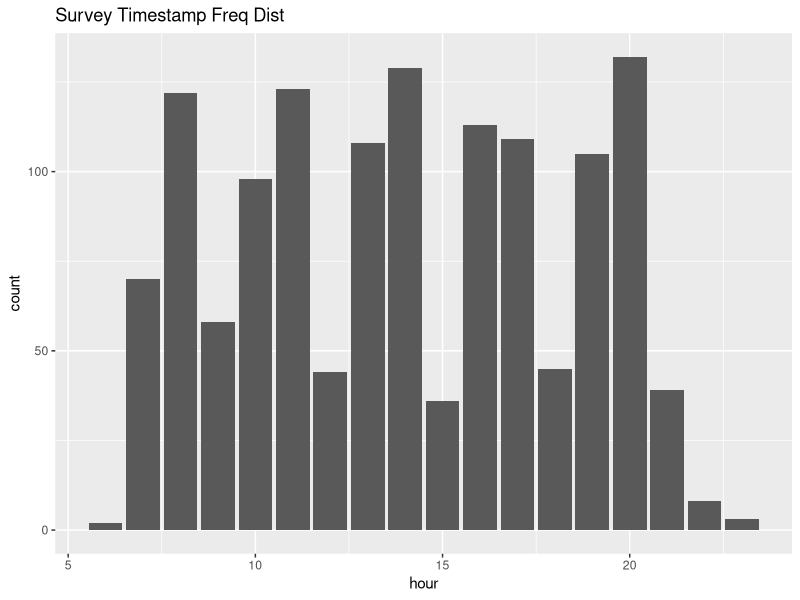
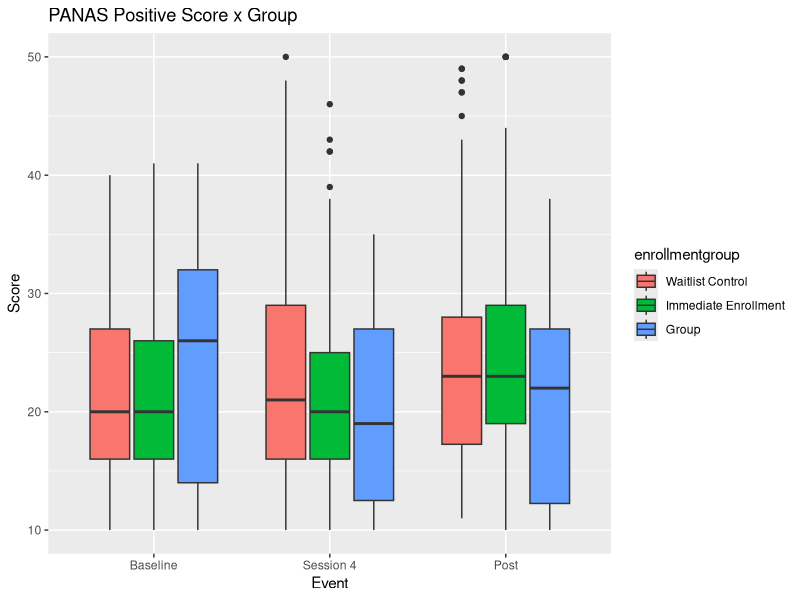
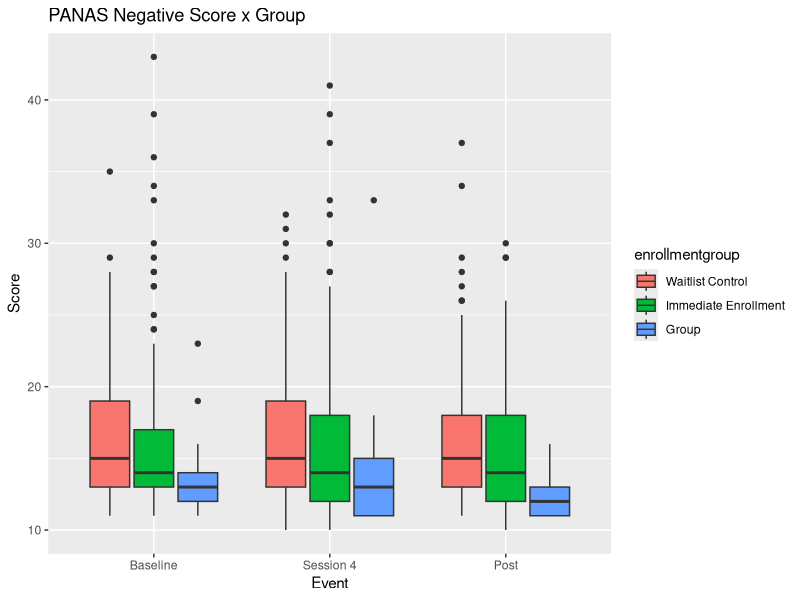
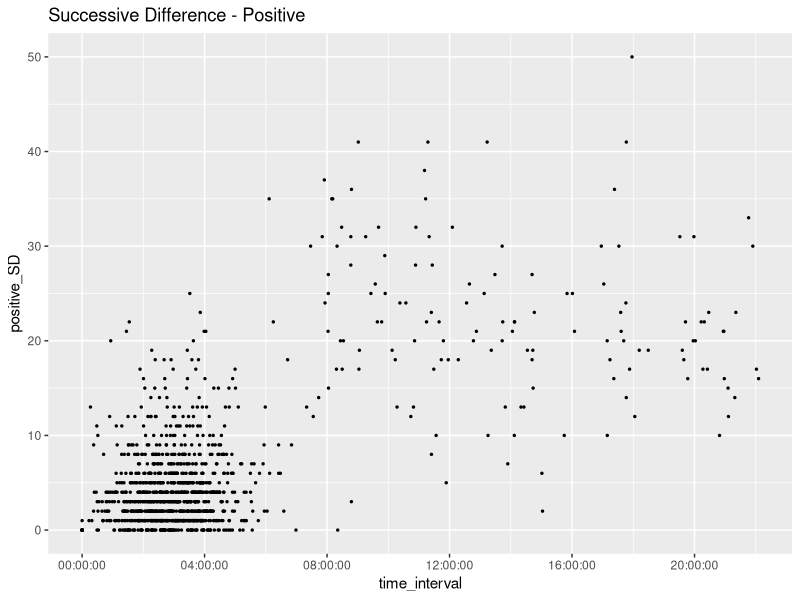
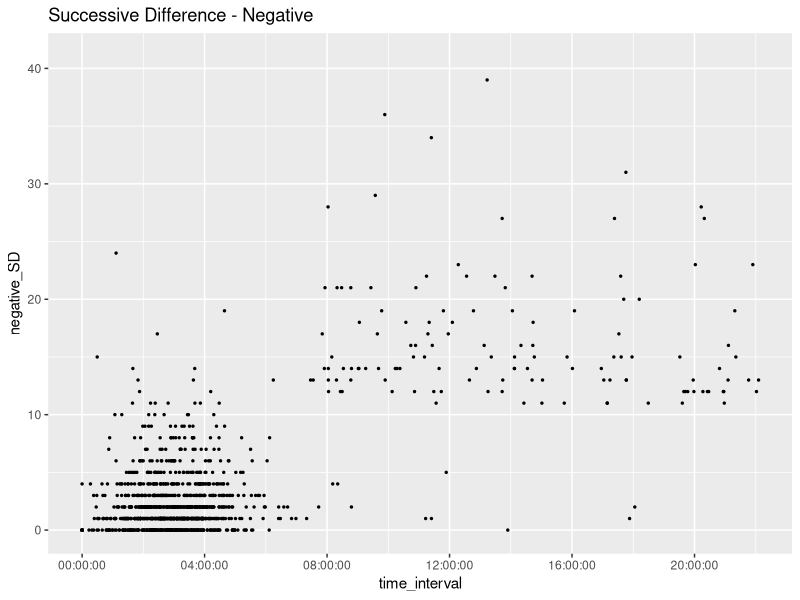

Source code (R) for these figures, in order: (Note: this script raises an error after producing the figures.)
## ---- chunk 1
library(tidyverse) #data wrangling
library(dplyr) # data wrangling
library(ggpubr) # plotting
library(readr) # read_csv
library(psych) # psych statistics - MSSD
library(lme4) # mixed models
## ---- chunk 2
EMAdata <- read_csv("20230214_EMAData.csv")
View(EMAdata)
## ---- chunk 3
#transform variables to factor
EMAdata$id <- as.factor(EMAdata$id)
EMAdata$event <- as.factor(EMAdata$event) 
levels(EMAdata$event) <- c("Baseline", "Session 4", "Post")
EMAdata$enrollmentgroup <- as.factor(EMAdata$enrollmentgroup) 
levels(EMAdata$enrollmentgroup) <- c("Waitlist Control", "Immediate Enrollment", "Group")
## ---- chunk 4
#create dataframe of missing instances (completed = 0)
missingdata <- filter(EMAdata, completed == '0')
## ---- chunk 5
#create table of n missing: event x group
missing_instance <- matrix(0, 4,4)

colnames(missing_instance) <- c("Baseline", "Session4", "Post", "Total")
rownames(missing_instance) <- c("WLC", "IE", "Group", "Total")
## ---- chunk 6
missing_instance[1,1] <- length(which(missingdata$event == "baseline" & missingdata$enrollmentgroup == "0"))
missing_instance[2,1] <- length(which(missingdata$event == "baseline" & missingdata$enrollmentgroup == "1"))
missing_instance[3,1] <- length(which(missingdata$event == "baseline" & missingdata$enrollmentgroup == "2"))
missing_instance[1,2] <- length(which(missingdata$event == "session4" & missingdata$enrollmentgroup == "0"))
missing_instance[2,2] <- length(which(missingdata$event == "session4" & missingdata$enrollmentgroup == "1"))
missing_instance[3,2] <- length(which(missingdata$event == "session4" & missingdata$enrollmentgroup == "2"))
missing_instance[1,3] <- length(which(missingdata$event == "post" & missingdata$enrollmentgroup == "0"))
missing_instance[2,3] <- length(which(missingdata$event == "post" & missingdata$enrollmentgroup == "1"))
missing_instance[3,3] <- length(which(missingdata$event == "post" & missingdata$enrollmentgroup == "2"))

missing_instance[1,4] <- length(which(missingdata$enrollmentgroup == "0"))
missing_instance[2,4] <- length(which(missingdata$enrollmentgroup == "1"))
missing_instance[3,4] <- length(which(missingdata$enrollmentgroup == "2"))

missing_instance[4,1] <- length(which(missingdata$event == "baseline"))
missing_instance[4,2] <- length(which(missingdata$event == "session4"))
missing_instance[4,3] <- length(which(missingdata$event == "post"))
missing_instance[4,4] <- missing_instance[4,1] + missing_instance[4,2] + missing_instance[4,3]
## ---- chunk 7
#create dataframe of missing items (completed =1, N/A on at least 1 item)
missingitems <- filter(EMAdata, completed == "1" & (is.na(positive_score) | is.na(negative_score))) #n=9

view(missingitems)
## ---- chunk 8
#impute missing items using the average of other neg/pos items
## create function

#function inputs: ID, EVENT, INSTANCE
itemavg <- function(ID, EVENT, INSTANCE){

  # row from id, event, instance
  r <- which(EMAdata$id == ID & EMAdata$event == EVENT & EMAdata$instance == INSTANCE)  
  
  positems <- c()
  negitems <- c()

  #positive items: 1, 3, 5, 9, 10, 12, 14, 16, 17, 19
  positems <- append(positems, as.integer(EMAdata[r,15])) #posq1
  positems <- append(positems, as.integer(EMAdata[r,17])) #posq3
  positems <- append(positems, as.integer(EMAdata[r,19]))#posq5
  positems <- append(positems, as.integer(EMAdata[r,23]))#posq9
  positems <- append(positems, as.integer(EMAdata[r,24])) #posq10
  positems <- append(positems, as.integer(EMAdata[r,26])) #posq12
  positems <- append(positems, as.integer(EMAdata[r,28])) #posq14
  positems <- append(positems, as.integer(EMAdata[r,30])) #posq16
  positems <- append(positems, as.integer(EMAdata[r,31])) #posq17
  positems <- append(positems, as.integer(EMAdata[r,33])) #posq19

  posavg <- mean(positems, na.rm=TRUE)

  #negative items: 2, 4, 6, 7, 8, 11, 13, 15, 18, 20
  negitems <- append(negitems,  as.integer(EMAdata[r,16])) #negq2
  negitems <- append(negitems, as.integer(EMAdata[r,18])) #negq4
  negitems <- append(negitems, as.integer(EMAdata[r,20])) #negq6
  negitems <- append(negitems, as.integer(EMAdata[r,21])) #negq7
  negitems <- append(negitems, as.integer(EMAdata[r,22])) #negq8
  negitems <- append(negitems, as.integer(EMAdata[r,25])) #negq11
  negitems <- append(negitems, as.integer(EMAdata[r,27])) #negq13
  negitems <- append(negitems, as.integer(EMAdata[r,29])) #negq15
  negitems <- append(negitems, as.integer(EMAdata[r,32])) #negq18
  negitems <- append(negitems, as.integer(EMAdata[r,34])) #negq20
  
  negavg <- mean(negitems, na.rm=TRUE)
  
  #output posavg, negavg
  out <- list(r, posavg, negavg)
  
  return(out)
}  
## ---- chunk 9
#add all positive items
posscore <- function(r){
  score <- as.integer(EMAdata[r, 15]) + as.integer(EMAdata[r, 17]) + 
    as.integer(EMAdata[r, 19]) + as.integer(EMAdata[r, 23]) +
    as.integer(EMAdata[r, 24]) + as.integer(EMAdata[r, 26]) + 
    as.integer(EMAdata[r, 28]) + as.integer(EMAdata[r, 30]) + 
    as.integer(EMAdata[r, 31]) + as.integer(EMAdata[r, 33])
  
  return(score)
}

#add all negative items  
negscore <- function(r){
  score <- as.integer(EMAdata[r, 16]) + as.integer(EMAdata[r, 18]) + 
    as.integer(EMAdata[r, 20]) + as.integer(EMAdata[r, 21]) +
    as.integer(EMAdata[r, 22]) + as.integer(EMAdata[r, 25]) + 
    as.integer(EMAdata[r, 27]) + as.integer(EMAdata[r, 29]) + 
    as.integer(EMAdata[r, 32]) + as.integer(EMAdata[r, 34])
  
  return(score)
}
  
## ---- chunk 10
#12015 session 4:8
out<- itemavg("12015", "Session 4", 8)
EMAdata[23, 17] <- out[2] #posq3 
EMAdata[23, 23] <- out[2] #posq9 
EMAdata[23,11] <- posscore(23) #positive score

#12015 session4: 12
out<- itemavg("12015", "Session 4", 12)
EMAdata[27, 25] <- out[3] #negq11
EMAdata[27,12] <- negscore(27) #negative score

#12017 post: 3
out <- itemavg("12017", "Post", 3)
EMAdata[123, 30] <- out[2] #posq16
EMAdata[123, 11] <- posscore(123)

#12027 baseline:2
out <- itemavg("12027", "Baseline", 2)
EMAdata[542, 28] <- out[2] #posq14
EMAdata[542, 11] <- posscore(542)

#12027 session4:12
out <- itemavg("12027", "Session 4", 12)
EMAdata[567, 22] <- out[3] #neg8
EMAdata[567, 27] <- out[3] #neg13
EMAdata[567,12] <- negscore(567)

#12033 baseline:15
out<- itemavg("12033", "Baseline", 15)
EMAdata[810, 24] <- out[2] #pos10
EMAdata[810, 11] <- posscore(810)

#12033 session4:11
out<- itemavg("12033", "Session 4", 11)
EMAdata[821, 30] <- out[2] #posq16
EMAdata[821, 11] <- posscore(821)

#12039 post:2
out<- itemavg("12039", "Post", 2)
EMAdata[1097, 31] <- out[2] #posq17
EMAdata[1097,11] <- posscore(1097)

#12039 post:3
out<- itemavg("12039", "Post", 3)
EMAdata[1098, 28] <- out[2] #posq14
EMAdata[1098, 34] <- out[3] #neg20
EMAdata[1098, 11] <- posscore(1098)
EMAdata[1098, 12] <- negscore(1098)
## ---- chunk 11
#check missing items (completed =1, N/A on at least 1 item)
missingitems <- filter(EMAdata, completed == "1" & (is.na(positive_score) | is.na(negative_score))) #n=9

view(missingitems)
## ---- chunk 12
#create dataframe of id x completion
compliance_rate <- matrix(0, 35, 3)

colnames(compliance_rate) <- c("Group", "Completed", "ComplianceRate")
id_names <- c("12015", "12016", "12017", "12018", "12019", "12020","12021", "12022", "12023", "12024","12025", "12026", "12027", "12028", "12029", "12030", "12031", "12032", "12033", "12034", "12035", "12036", "12037", "12038", "12039", "12040", "12041","12043", "12044", "12045", "12048","12050", "12055","12056", "12057")
rownames(compliance_rate) <- id_names
## ---- chunk 13
#fill matrix col 1 with enrollment group
r = 1
n = 1

for(n in 1:35){
  ind <- which(EMAdata$id == id_names[n])
  compliance_rate[r,1] <- EMAdata$enrollmentgroup[ind[1]]
  r <- r + 1
  n <- n + 1
}

## ---- chunk 14
#fill matrix col 2 with n completed by id
r = 1
n = 1

for(n in 1:35){
  compliance_rate[r,2] <- length(which(EMAdata$id == id_names[n]))
  r <- r + 1
  n <- n + 1
  }
## ---- chunk 15
#fill matrix col 3 with compliance rate
r = 1
n = 1

for (n in 1:35){
  compliance_rate[r, 3] <- compliance_rate[r, 2]/45
  r <- r + 1
  n <- n + 1
}
## ---- chunk 16
#output min and max values
max <- which(compliance_rate == max(compliance_rate[,3]), arr.ind=TRUE)
min <- which(compliance_rate == min(compliance_rate[,3]), arr.ind=TRUE)

print(paste("Maximum compliance rate:", compliance_rate[max[1]]))
print(paste("Minimum compliance rate:", compliance_rate[min]))
## ---- chunk 17
library(lubridate)

EMAdata %>%
  mutate(hour = hour(time_participant)) %>%
  ggplot(aes(x=hour)) + geom_bar() +
  ggtitle("Survey Timestamp Freq Dist")

#? - how to change x axis ticks+labels
## ---- chunk 18
summarise_at(EMAdata, vars(positive_score, negative_score), list(mean=mean, sd=sd), na.rm=TRUE)
## ---- chunk 19
#group by event
EMAdata%>%
  group_by(event) %>%
  summarise_at(vars(positive_score, negative_score), list(mean=mean, sd=sd), na.rm=TRUE)
## ---- chunk 20
#group by enrollment
EMAdata%>%
  group_by(enrollmentgroup) %>%
  summarise_at(vars(positive_score, negative_score), list(mean=mean, sd=sd), na.rm=TRUE)
## ---- chunk 21
#create grouped boxplot - positive

ggplot(EMAdata, aes(x=event, y=positive_score, fill=enrollmentgroup)) + 
  geom_boxplot() + xlab("Event") + ylab("Score") +
  ggtitle("PANAS Positive Score x Group")
## ---- chunk 22
#create grouped boxplot - negative

ggplot(EMAdata, aes(x=event, y=negative_score, fill=enrollmentgroup)) + 
  geom_boxplot() + xlab("Event") + ylab("Score") +
  ggtitle("PANAS Negative Score x Group")
## ---- chunk 23
withinday <- EMAdata[,c('id', 'event', 'day', 'instance', 'enrollmentgroup', 'time_interval', 'positive_score', 'negative_score', "positive_SD","negative_SD")]
## ---- chunk 24
#convert time_interval from h:m:s to minutes
withinday$time_interval_min <- hour(withinday$time_interval)*60 + minute(withinday$time_interval)

withinday <- withinday %>%
  relocate("time_interval_min", .after="time_interval")
## ---- chunk 25
# scatter plot of ASD x time interval (hour)
ggplot(withinday, aes(x = time_interval, y=positive_SD)) + geom_point(size = 0.5) +
  ggtitle("Successive Difference - Positive")
  
ggplot(withinday, aes(x = time_interval, y=negative_SD)) + geom_point(size = 0.5) +
  ggtitle("Successive Difference - Negative")
## ---- chunk 26
pos_ASD <- vector()

for(i in 1:1342){
  pos_ASD <- append(pos_ASD, c(withinday$positive_SD[i] / withinday$time_interval_min[i]))
  
  i = i + 1
}

head(pos_ASD)
## ---- chunk 27
#create positive ASD variable
withinday$positive_ASD <- pos_ASD
## ---- chunk 28
neg_ASD <- vector()

for(i in 1:1342){
  neg_ASD <- append(neg_ASD, c(withinday$negative_SD[i] / withinday$time_interval_min[i]))
  
  i = i + 1
}

head(neg_ASD)
## ---- chunk 29
#create negative ASD variable
withinday$negative_ASD <- neg_ASD
## ---- chunk 30
# scatter plot of ASD x time interval (hour)
ggplot(withinday, aes(x = time_interval, y=positive_ASD)) + geom_point(size = 0.5) +
  ggtitle("Adj. Successive Difference - Positive")
  
ggplot(withinday, aes(x = time_interval, y=negative_ASD)) + geom_point(size = 0.5) +
  ggtitle("Adj. Successive Difference - Negative")
## ---- chunk 31
#initialize matrix
betweenday <- EMAdata[,c('id', 'event', 'day', 'instance', 'enrollmentgroup')]

betweenday$positive_mean <- 0
betweenday$negative_mean <- 0
## ---- chunk 32
#reformat  
x = 1

for (x in 1:15){
  if(x != 1 & x != 6 & x != 11){
    betweenday <- betweenday[!(betweenday$instance == x),]
  }
  x = x + 1
}
## ---- chunk 33
#fill positive mean

r = 1
mean_vec <- vector()

for(r in 1:35){ #number of ids
  
  d = 1
  
  for(d in 1:9){ #number of days
      
    x = 1
    score <- vector()
    
    score_i <- which(EMAdata$day == d & EMAdata$id == id_names[r])
      
    for(x in 1:length(score_i)){
      
      score <- append(score, c(EMAdata$positive_score[score_i[x]]))
      
    x = x + 1
    }
      
    score_mean <- round((mean(score, na.rm = TRUE)), digits = 2)
    if(is.nan(score_mean)) {score_mean <- NA} 
      
    mean_vec <- append(mean_vec, c(score_mean))
      
  d = d + 1
  }
r = r + 1
}

i = 1

for(i in 1:272){
  betweenday$positive_mean[i] <- mean_vec[i]
}
## ---- chunk 34
#fill negative mean
i = 1
r = 1

mean_vec <- vector()

for(r in 1:35){
  
  d = 1
  
  for(d in 1:9){
      
    x = 1
    score <- vector()
    
    score_i <- which(EMAdata$day == d & EMAdata$id == id_names[r])
      
    for(x in 1:length(score_i)){
      
      score <- append(score, c(EMAdata$negative_score[score_i[x]]))
      
    x = x+1
    }
      
    score_mean <- round((mean(score, na.rm = TRUE)), digits = 2)
    if(is.nan(score_mean)) {score_mean <- NA} 
      
    mean_vec <- append(mean_vec, c(score_mean))
      
  d = d + 1
  }
r = r + 1
}

for(i in 1:272){
  betweenday$negative_mean[i] <- mean_vec[i]
}
## ---- chunk 35
#error correction
betweenday$positive_mean[33] <- 27.4
betweenday$negative_mean[33] <- 22.0 

betweenday$positive_mean[66] <- 21.5
betweenday$negative_mean[66] <- 12.0

betweenday$positive_mean[104] <- 16.4
betweenday$negative_mean[104] <- 12.6

betweenday$positive_mean[156] <- 28.8
betweenday$negative_mean[156] <- 24.6

betweenday$positive_mean[160] <- 32.0
betweenday$negative_mean[160] <- 23.0

betweenday$positive_mean[161] <- 29.0
betweenday$negative_mean[161] <- 23.4

betweenday$positive_mean[162] <- 25.6
betweenday$negative_mean[162] <- 20.4

betweenday$positive_mean[271] <- 20.75
betweenday$negative_mean[271] <- 13.75
## ---- chunk 36
# initialize LT-MSSD matrix

lt_mssd <- matrix(0, 35, 2)

colnames(lt_mssd) <- c("MSSD_pos", "MSSD_neg")
rownames(lt_mssd) <- id_names
## ---- chunk 37
mssd(betweenday$positive_mean, group = betweenday$id, lag = 1, na.rm = TRUE)

for(i in 1:35){
  lt_mssd[1,1]
}
## ---- chunk 38
#create EMA_mm without "Group"

EMA_mm <- filter(EMAdata, enrollmentgroup != "Group")
betweenday_mm <- filter(betweenday, enrollmentgroup != "Group")
## ---- chunk 39
#mixed models, repeated measures analysis of variance with REML
library(lmerTest)

lme_pos <- lmer(positive_mean ~ enrollmentgroup * event + (1|id), data=betweenday_mm)
  
  #fixed effects: enrollmentgroup, event, event*enrollmentgroup
  #random effects: ID

summary(lme_pos)
anova(lme_pos) 
## ---- chunk 40
#mixed models, repeated measures analysis of variance with REML

lme_neg <- lmer(negative_mean ~ enrollmentgroup * event + (1|id), data=betweenday_mm)
  
  #fixed effects: enrollmentgroup, event, event*enrollmentgroup
  #random effects: ID

summary(lme_neg)
anova(lme_neg) 
## ---- chunk 41
# Positive Affect plot
xlabels <- c("Baseline", "Session 4", "Post")

#create trendline
ci_panaspos <- confint(lme_pos, method="boot", nsim=10)
ci_panaspos <- tibble::rownames_to_column(data.frame(ci_panaspos), "Term") 
colnames(ci_panaspos)<- c("Term", "CI 2.5%", "CI 97.5%")
as.tibble(ci_panaspos)

#Plot model - positive
panaspos_ggplot<- ggplot(data= betweenday_mm, 
       aes(y=positive_mean, x=event, color=id, group=id)) + 
  geom_point() + geom_line() +
  ggtitle("Positive Affect Across Timepoints") + 
  labs(y = "positive affect score", x = "timepoint") +
  theme(legend.position = "none") + 
  scale_x_discrete(labels = xlabels) +
  geom_abline(intercept = fixef(lme_pos)[1], #Regression Line (RL).
              slope=fixef(lme_pos)[2], col="black", linetype = "dashed") +                 
  geom_abline(intercept = ci_panaspos$`CI 97.5%`[3], 
              slope=ci_panaspos$`CI 97.5%`[4], col="grey", linetype = "dotted") + #Upper Bound of RL
  geom_abline(intercept = ci_panaspos$`CI 2.5%`[3], 
              slope=ci_panaspos$`CI 2.5%`[4], col="grey", linetype= "dotted") #Lower Bound of RL
  
panaspos_ggplot
## ---- chunk 42
# Negative Affect plot
xlabels <- c("Baseline", "Session 4", "Post")

#create trendline
ci_panasneg <- confint(lme_neg, method="boot", nsim=10)
ci_panasneg <- tibble::rownames_to_column(data.frame(ci_panasneg), "Term") 
colnames(ci_panasneg)<- c("Term", "CI 2.5%", "CI 97.5%")
as.tibble(ci_panasneg)

#Plot model 
panasneg_ggplot<- ggplot(data= betweenday_mm, 
       aes(y=negative_mean, x=event, color=id, group=id)) + 
  geom_point() + geom_line() +
  ggtitle("Negative Affect Across Timepoints") + 
  labs(y = "negative affect score", x = "timepoint") +
  theme(legend.position = "none") + 
  scale_x_discrete(labels = xlabels) +
  geom_abline(intercept = fixef(lme_neg)[1], #Regression Line (RL).
              slope=fixef(lme_neg)[2], col="black", linetype = "dashed") +                 
  geom_abline(intercept = ci_panasneg$`CI 97.5%`[3], 
              slope=ci_panasneg$`CI 97.5%`[4], col="grey", linetype = "dotted") + #Upper Bound of RL
  geom_abline(intercept = ci_panasneg$`CI 2.5%`[3], 
              slope=ci_panasneg$`CI 2.5%`[4], col="grey", linetype= "dotted") #Lower Bound of RL

panasneg_ggplot
## ---- chunk 43
betweenday_mm$day <- as.factor(betweenday_mm$day)
levels(betweenday_mm$day) <- c("Day 1", "Day 2", "Day 3", "Day 4", "Day 5", "Day 6", "Day 7", "Day 8", "Day 9")
## ---- chunk 44
#mixed models, repeated measures analysis of variance with REML

lme_pos <- lmer(positive_mean ~ enrollmentgroup * day + (1|id), data=betweenday_mm)
  
  #fixed effects: enrollmentgroup, event, event*enrollmentgroup
  #random effects: ID

anova(lme_pos) 

summary(lme_pos)
## ---- chunk 45
#mixed models, repeated measures analysis of variance with REML

lme_neg <- lmer(negative_mean ~ enrollmentgroup * day + (1|id), data=betweenday_mm)
  
  #fixed effects: enrollmentgroup, event, event*enrollmentgroup
  #random effects: ID

anova(lme_neg) 

summary(lme_neg)
## ---- chunk 46
# Positive Affect plot
xlabels <- c("Day 1", "Day 2", "Day 3", "Day 4", "Day 5", "Day 6", "Day 7", "Day 8", "Day 9")

#Plot model - positive
panaspos_ggplot<- ggplot(data= betweenday_mm, 
       aes(y=positive_mean, x=day, color=id, group=id)) + 
  geom_point() + geom_line() +
  ggtitle("Positive Affect Across Days") + 
  labs(y = "positive affect score", x = "day") +
  theme(legend.position = "none") + 
  scale_x_discrete(labels = xlabels) 
 
panaspos_ggplot
## ---- chunk 47
# Negative Affect plot
xlabels <- c("Day 1", "Day 2", "Day 3", "Day 4", "Day 5", "Day 6", "Day 7", "Day 8", "Day 9")

#Plot model - positive
panaspos_ggplot<- ggplot(data= betweenday_mm, 
       aes(y=negative_mean, x=day, color=id, group=id)) + 
  geom_point() + geom_line() +
  ggtitle("Negative Affect Across Days") + 
  labs(y = "negative affect score", x = "day") +
  theme(legend.position = "none") + 
  scale_x_discrete(labels = xlabels)

panaspos_ggplot
## ---- chunk 48
EMA_mm$instance <- as.factor(EMA_mm$instance)
levels(EMA_mm$instance) <- c("1", "2","3","4","5","6","7","8","9","10","11","12","13","14","15")
## ---- chunk 49
#mixed models, repeated measures analysis of variance with REML
lme_pos <- lmer(positive_score ~ enrollmentgroup * instance + (1|id), data= EMA_mm)

anova(lme_pos) 
summary(lme_pos)
## ---- chunk 50
#mixed models, repeated measures analysis of variance with REML
lme_neg <- lmer(negative_score ~ enrollmentgroup * instance + (1|id), data= EMA_mm)

anova(lme_neg) 
summary(lme_neg)
## ---- chunk 51
# Positive Affect plot @ Baseline
EMA_baseline <- filter(EMA_mm, event == "Baseline")
  
#Plot model - positive
instance_pos<- ggplot(data= EMA_baseline, 
       aes(y=positive_score, x=instance, color=id, group=id)) + 
  geom_point() + geom_line() +
  ggtitle("Positive Affect Across Instance @ Baseline") + 
  labs(y = "positive affect score", x = "instance") +
  theme(legend.position = "none") 

instance_pos
## ---- chunk 52
# Positive Affect plot @ Session 4
EMA_session4 <- filter(EMA_mm, event == "Session 4")
  
#Plot model - positive
instance_pos<- ggplot(data= EMA_session4, 
       aes(y=positive_score, x=instance, color=id, group=id)) + 
  geom_point() + geom_line() +
  ggtitle("Positive Affect Across Instance @ Session4") + 
  labs(y = "positive affect score", x = "instance") +
  theme(legend.position = "none") 

instance_pos
## ---- chunk 53
# Positive Affect plot @ Post
EMA_post <- filter(EMA_mm, event == "Post")
  
#Plot model - positive
instance_pos<- ggplot(data= EMA_post, 
       aes(y=positive_score, x=instance, color=id, group=id)) + 
  geom_point() + geom_line() +
  ggtitle("Positive Affect Across Instance @ Post") + 
  labs(y = "positive affect score", x = "instance") +
  theme(legend.position = "none") 

instance_pos
## ---- chunk 54
# Negative Affect plot @ Baseline

instance_neg<- ggplot(data= EMA_baseline, 
       aes(y=negative_score, x=instance, color=id, group=id)) + 
  geom_point() + geom_line() +
  ggtitle("Negative Affect Across Instance  @ Baseline") + 
  labs(y = "negative affect score", x = "instance") +
  theme(legend.position = "none") 

instance_neg
## ---- chunk 55
# Negative Affect plot @ Session 4

instance_neg<- ggplot(data= EMA_session4, 
       aes(y=negative_score, x=instance, color=id, group=id)) + 
  geom_point() + geom_line() +
  ggtitle("Negative Affect Across Instance  @ Session 4") + 
  labs(y = "negative affect score", x = "instance") +
  theme(legend.position = "none") 

instance_neg
## ---- chunk 56
# Negative Affect plot @ Post

instance_neg<- ggplot(data= EMA_post, 
       aes(y=negative_score, x=instance, color=id, group=id)) + 
  geom_point() + geom_line() +
  ggtitle("Negative Affect Across Instance  @ Post") + 
  labs(y = "negative affect score", x = "instance") +
  theme(legend.position = "none") 

instance_neg
